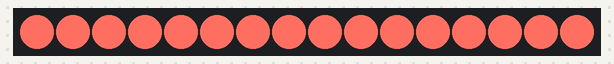
Recording of a sketch running on a simulated Arduino Uno, built with avr-gcc and run on an emulated ATmega328P. Parts: 16 RGB LEDs in strip order, left to right. Dim RGB values are drawn brighter than linear.

Above: at 0.1 s.
At 1.1 s:
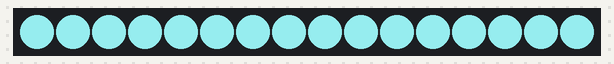
At 2.1 s:
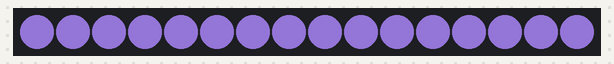
At 4.1 s:
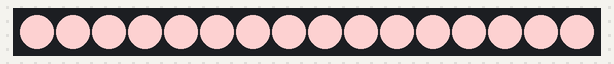
At 5.1 s:
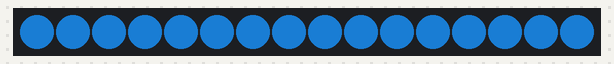
At 8.2 s:
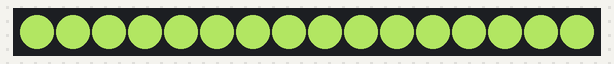

Measured:
- by itself, everything shown: repeats every 9.1 s, in 9 steps
- what the display in image 1 shows lasts 1.0 s, from 1.0 s to 2.0 s

The sketch:

NeoPixel_example.ino
```cpp
#include <Adafruit_NeoPixel.h>
#define PIN 2
#define NUM_LEDS 16

//create a NeoPixel strip
Adafruit_NeoPixel strip = Adafruit_NeoPixel(NUM_LEDS, PIN, NEO_GRB + NEO_KHZ800);

void setup() {

  strip.begin();
  strip.show();

}


void loop() {

  for (int i = 0 ; i < 16 ; i++) {
    strip.setPixelColor(i, 255, 111, 97); // Living Coral - Thunderstorm
    strip.show();
  }
  delay(1000);
  for (int i = 0 ; i < 16 ; i++) {
    strip.setPixelColor(i, 127, 201, 203); //Aqua Sky - Drizzle
    strip.show();
  }
  delay(1000);
  for (int i = 0 ; i < 16 ; i++) {
    strip.setPixelColor(i, 95, 75, 139); //Ultra violet - Rain
    strip.show();
  }
  delay(1000);
  for (int i = 0 ; i < 16 ; i++) {
    strip.setPixelColor(i, 222, 206, 187); //Sand Dollar - Snow
    strip.show();
  }
  delay(1000);
  for (int i = 0 ; i < 16 ; i++) {
    strip.setPixelColor(i, 248, 205, 205); //Rose Quartz - Atmosphere
    strip.show();
  }
  delay(1000);
  for (int i = 0 ; i < 16 ; i++) {
    strip.setPixelColor(i, 15, 76, 129); //Classic Blue - Clear
    strip.show();
  }
  delay(1000);
  for (int i = 0 ; i < 16 ; i++) {
    strip.setPixelColor(i, 176, 205, 223); //Serenity - Clouds
    strip.show();
  }
  delay(1000);
  for (int i = 0 ; i < 16 ; i++) {
    strip.setPixelColor(i, 151, 90, 88); //Marsala - Extreme
    strip.show();
  }
  delay(1000);
  for (int i = 0 ; i < 16 ; i++) {
    strip.setPixelColor(i, 136, 176, 75); //Greenery - Additional
    strip.show();
  }
  delay(1000);
}
```
